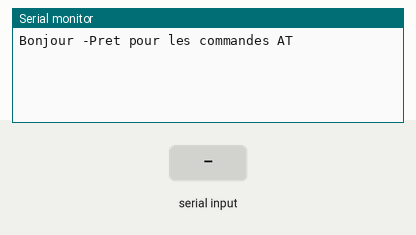
This sketch was run on a simulated Arduino Uno, built with avr-gcc and run on an emulated ATmega328P. Shown: the last lines printed to the serial monitor. The inputs (shaded band) are chosen by the test bench.

Above: at 2.2 s.
2.3 s: "1" received over the second serial link
At 3.3 s:
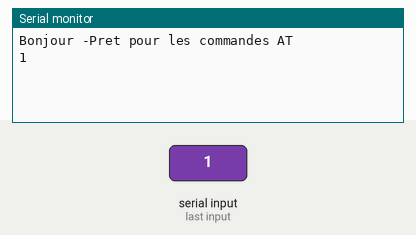
3.8 s: "0" received over the second serial link
At 4.4 s:
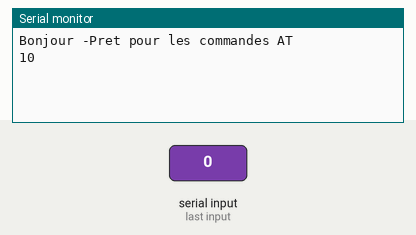

The sketch:

BlueT_Config.ino
```cpp
//modifie le nom et le code pin de l'appareil e bluetotth
#include<SoftwareSerial.h>
#define RX 10
#define TX 11
SoftwareSerial BlueT(RX,TX);

void setup() {
  // put your setup code here, to run once:
  Serial.begin(9600);
  delay(500);
  Serial.println("Bonjour -Pret pour les commandes AT");
  BlueT.begin(9600);
  delay(500);
}

void loop() {
  // put your main code here, to run repeatedly:
  while(BlueT.available()){
    Serial.print(char(BlueT.read()));}

 while (Serial.available()){
  BlueT.write(char(Serial.read()));
 }
}
```

Measured:
- after the input at 2.3 s, the serial monitor: prints a new line at once (image 1)
- after the input at 3.8 s, the serial monitor: prints a new line at once (image 2)
